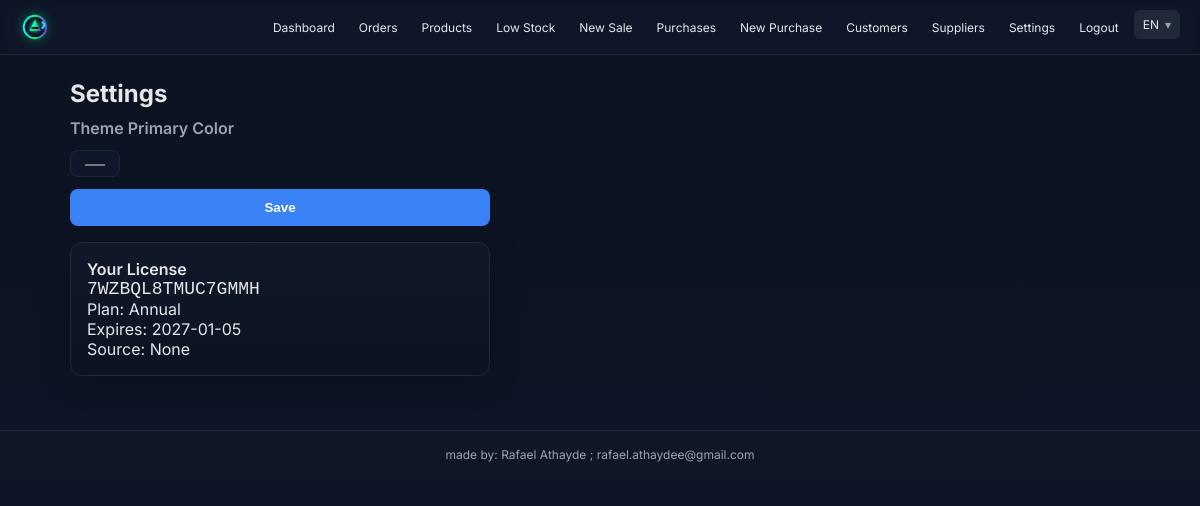
Screenshot of /settings (signed in) with the database file from the repository.
### inventory_app/app.py (models this page shows)
class User(db.Model):
    id = db.Column(db.Integer, primary_key=True)
    email = db.Column(db.String(255), unique=True, nullable=False)
    password_hash = db.Column(db.String(255), nullable=False)
    name = db.Column(db.String(255))
    created_at = db.Column(db.DateTime, default=datetime.utcnow)
    is_admin = db.Column(db.Boolean, default=False)
    theme_primary_color = db.Column(db.String(16), default="#3b82f6")

class LicenseKey(db.Model):
    id = db.Column(db.Integer, primary_key=True)
    code = db.Column(db.String(64), unique=True, nullable=False)
    plan = db.Column(db.String(16), nullable=False)
    created_at = db.Column(db.DateTime, default=datetime.utcnow)
    issued_to_email = db.Column(db.String(255))
    redeemed_by_user_id = db.Column(db.Integer, db.ForeignKey("user.id"))
    redeemed_at = db.Column(db.DateTime)
    expires_at = db.Column(db.DateTime)
    payment_source = db.Column(db.String(32))
    status = db.Column(db.String(16), default="active")
    currency = db.Column(db.String(8))

### inventory_app/app.py (the view, shortened to what this page needs)
@app.route("/settings", methods=["GET","POST"])
@require_login
def account_settings():
    uid = session.get("uid")
    u = User.query.get_or_404(uid)
    lk = LicenseKey.query.filter(LicenseKey.redeemed_by_user_id == uid).order_by(LicenseKey.redeemed_at.desc()).first()
    return render_template("settings.html", license_key=lk)

### inventory_app/app.py (called while the page is built)
def get_lang():
    l = session.get("lang", "en")
    return l if l in ("en", "pt") else "en"

def t(key):
    lang = get_lang()
    m = TRANSLATIONS.get(lang, {})
    return m.get(key, key)

def require_login(f):
    @wraps(f)
    def wrapper(*args, **kwargs):
        if not session.get("uid"):
            return redirect(url_for("auth_login"))
        return f(*args, **kwargs)
    return wrapper

def current_user():
    uid = session.get("uid")
    return User.query.get(uid) if uid else None

@app.context_processor
def inject_globals():
    u = current_user()
    return {
        "user": u,
        "is_admin": bool(u and u.is_admin),
        "logged_in": bool(session.get("uid")),
        "paid_access": bool(u and has_active_access(u.id)),
        "t": t,
        "lang": get_lang()
    }

def has_active_access(uid):
    now = datetime.utcnow()
    q = LicenseKey.query.filter(LicenseKey.redeemed_by_user_id == uid, LicenseKey.status == "active")
    q = q.filter((LicenseKey.expires_at == None) | (LicenseKey.expires_at > now))
    return q.first() is not None

### inventory_app/templates/settings.html
{% extends "base.html" %}
{% block content %}
<h1>Settings</h1>
<form method="post" style="max-width:420px">
  <label>Theme Primary Color</label>
  <input type="color" name="theme_primary_color" value="{{ user.theme_primary_color or '#3b82f6' }}">
  <button type="submit">Save</button>
</form>
{% if license_key %}
<div class="card" style="max-width:420px;margin-top:16px">
  <div style="font-weight:600">Your License</div>
  <div style="font-family:monospace;font-size:18px">{{ license_key.code }}</div>
  <div>Plan: {{ license_key.plan|capitalize }}</div>
  <div>Expires: {{ license_key.expires_at.strftime('%Y-%m-%d') }}</div>
  <div>Source: {{ license_key.payment_source|capitalize }}</div>
</div>
{% endif %}
{% endblock %}

### inventory_app/static/style.css (style rules this page uses)
:root { --bg:#0f172a; --surface:#0b1220; --panel:#111827; --muted:#9ca3af; --text:#e5e7eb; --border:#1f2937; --primary:#3b82f6; --primary-contrast:#ffffff }
* { box-sizing:border-box }
html,body { height:100% }
body { margin:0; background:linear-gradient(180deg,#0b1220 0%,#0f172a 100%); color:var(--text); font-family:'Inter',system-ui,-apple-system,Segoe UI,Roboto,Helvetica,Arial,sans-serif; -webkit-font-smoothing:antialiased; -moz-osx-font-smoothing:grayscale }
h1,h2 { margin:0 0 10px }
h1 { font-size:24px }
.card { background:linear-gradient(180deg,#111827 0%,#0b1220 100%); border:1px solid var(--border); border-radius:12px; padding:16px; box-shadow:0 6px 30px rgba(0,0,0,.25) }
form { display:flex; flex-direction:column; gap:12px; max-width:700px }
label { font-weight:600;color:var(--muted) }
input,select,button { padding:10px 12px; border-radius:8px; border:1px solid var(--border); background:#0f172a; color:var(--text) }
button { background:var(--primary); color:var(--primary-contrast); border-color:transparent; font-weight:600; cursor:pointer }

### rows the page displays
User: theme_primary_color "#3b82f6"
LicenseKey: code "7WZBQL8TMUC7GMMH", plan "Annual", expires_at "2027-01-05", payment_source "None"

### other values shown
{{ t('Dashboard') }} "Dashboard"
{{ t('Orders') }} "Orders"
{{ t('Products') }} "Products"
{{ t('Low Stock') }} "Low Stock"
{{ t('New Sale') }} "New Sale"
{{ t('Purchases') }} "Purchases"
{{ t('New Purchase') }} "New Purchase"
{{ t('Customers') }} "Customers"
{{ t('Suppliers') }} "Suppliers"
{{ t('Settings') }} "Settings"
{{ t('Logout') }} "Logout"
{{ lang|upper }} "EN"
